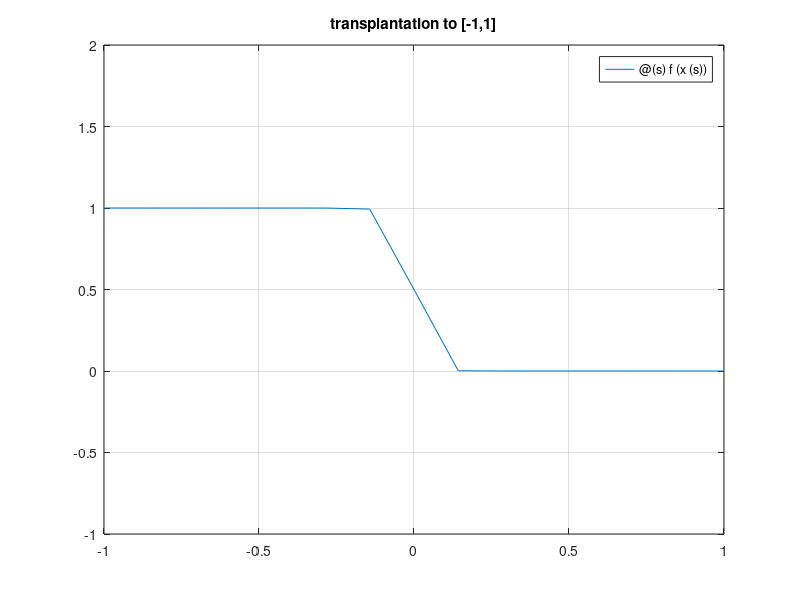

The MATLAB source for this figure: (Note: this script raises an error after producing the figure.)
%% Rational approximation of the Fermi-Dirac function
% Nick Trefethen, July 2019

%%
% (Chebfun example approx/FermiDirac.m)
% [Tags: #Fermi-Dirac, #minimax]

function FermiDirac

%%
% The Fermi-Dirac function is important in electronic energy calculations,
% for which physicists have had great success with rational approximations [1].
% We won't attempt to discuss the physics or the algorithms here, but just consider some
% rational approximations, motivated in particular by [2].

%%
% The function is smooth, but approximates a step (which corresponds to
% the limit of zero temperature).   With $L$ as a large parameter,
% we can write the function like this:
% $$ f(E) = {1 \over 1 + \exp(x-L) }, \quad x\in [0,\infty). $$
% Here for example is a plot with $L= 20$:
tic
L = 20;
f = @(x) 1./(1+exp(x-L));
fplot(f,[0,80]), grid on, ylim([-1 2])
title('physical domain')

%%
% This is essentially a hyperbolic tangent, but with a twist:
% the approximation domain we care about extends a finite distance
% on one side and an infinite distance on the other.  (Ultimately this
% is because a system has a minimum-energy state but no maximum.)  For a type
% $(n,n)$ approximant, it is convenient to soften up the problem 
% by a M&ouml;bius transformation to $s\in [-1,1]$, which maps type $(n,n)$
% rational functions to themselves.  The transformation is this:
x = @(s) (s*L+L)./(1-s);
s = @(x) (x-L)./(x+L);

%%
% Here for example is the transplanted function above:
g = @(s) f(x(s));
dom = [-1 1];
fplot(g,dom), grid on, ylim([-1 2])
title('transplantation to [-1,1]')

%%
% Note that despite appearances, this
% is not symmetric about $s=0$.
% For example, $g(.1)$ and $1-g(-.1)$ are quite different:
disp([g(.1) 1-g(-.1)])

%%
% To approximate $g$ by a rational function of type
% $(n,n)$, we can use the Chebfun |minimax| command.
% (Another possibility is |cf|, at least for smaller values of $L$.)
% Here is a little code that does this.

function fermi(L,n)   % minimax approx for Fermi-Dirac.  Try e.g. fermi(50,10).
f = @(x) 1./(1+exp(x-L));
x = @(s) (s*L+L)./(1-s);
s = @(x) (x-L)./(x+L);
g = @(s) f(x(s));
[p,q,r,err,status] = minimax(g,n,n);
poles = status.pol;
ss = [chebpts(1000,[-1 0]); chebpts(1000,[0 1])];
subplot(2,2,1:2)
plot(ss,r(ss)-g(ss)), grid on, ylim(2*err*[-1 1]), hold on
plot([-1 1],-err*[1 1],'--r'), plot([-1 1],err*[1 1],'--r'), hold off
title(sprintf('Fermi-Dirac transplanted to [-1,1], L = %d, n = %d',L,n));
subplot(2,2,3), plot(poles,'.r')
axis equal, ylim([-10 10]), grid on, title poles
subplot(2,2,4), plot(poles,'.r')
axis equal, ylim([-.5 .5]), grid on, title closeup
end

%%
% Here is an easy example with $L=10$.
tic, fermi(10,10), toc

%%
% Here is a harder one with $L=100$:
tic, fermi(100,15), toc

%%
% The code even works with $L=1000$:
tic, fermi(1000,20), toc

%%
% Here's the same function approximated 
% with a higher value of $n$:
tic, fermi(1000,30), toc

%%
% This all looks pretty satisfactory, but it would probably not
% be hard to break this code.  An idea for improving the
% speed and robustness would be to adapt the idea of Moussa [2] and
% start the |minimax| barycentric Remez iteration with an initial
% guess derived from a Zolotarev approximation of a step.

%%
%
% [1] L. Lin, M. Chen, C. Yang, and L. He,
% Accelerating atomic orbital-based
% electronic structure calculation via pole
% expansion and selected inversion,
% _Journal of Physics: Condensed Matter_ 25 (2013), 295501.
%
% [2]  J. E. Moussa, Minimax rational approximation of
% the Fermi-Dirac distribution, _Journal of
% Chemical Physics_ 145 (2016), 164108
% and arXiv:1605.03085v2, 2016.

end
